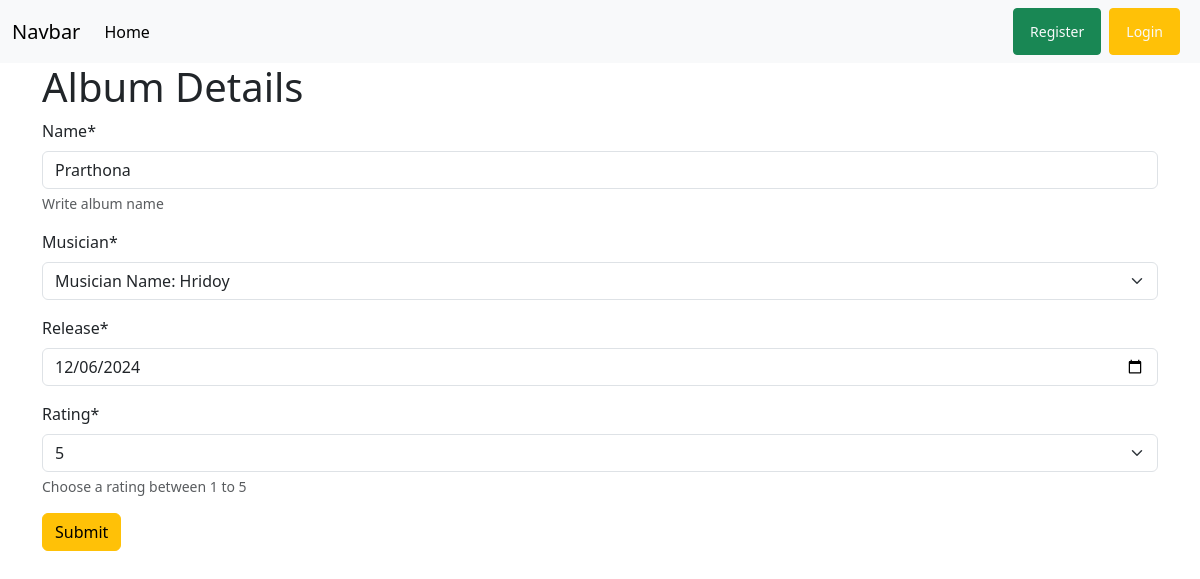
Page /album/edit/7 on the committed database.
### album/models.py (models this page shows, shortened)
class Album(models.Model):
    name=models.CharField(max_length=50)
    musician=models.ForeignKey(Musician,on_delete=models.CASCADE)
    release=models.DateField(default=date.today)
    levels=(
        ('1','1'),
        ('2','2'),
        ('3','3'),
        ('4','4'),
        ('5','5'),
    )
    rating=models.CharField(max_length=10,choices=levels)

### album/views.py (the view)
# urls.py: path('edit/<int:id>',views.EditView.as_view(),name='edit_album'),
class EditView(UpdateView):
    model=models.Album
    form_class=forms.AlbumForm
    template_name='add_album.html'
    pk_url_kwarg='id'
    success_url=reverse_lazy('homepage')

### album/forms.py
class AlbumForm(forms.ModelForm):
    class Meta:
        model=Album
        fields='__all__'
        widgets = {
            'release': forms.DateInput(attrs={'type':'date'}),
        }
        help_texts ={
            'name': "Write album name",
            'rating':'Choose a rating between 1 to 5'
        }

### musician/models.py (called while the page is built)
    def __str__(self) -> str:
        return f"Musician Name: {self.f_name}"

### album/templates/add_album.html (shortened to what this page needs)
{%extends 'base.html'%}
{% load crispy_forms_tags  %}
{% block content%}
   <form method="post" class="container">
    <h1>Album Details</h1>
    {{form | crispy}}
    <button type="submit" class="btn btn-warning">Submit</button>
   </form>
{%endblock%}

### rows in the picture
Album: name "Prarthona", musician "Musician Name: Hridoy", release "12/06/2024", rating "5"
